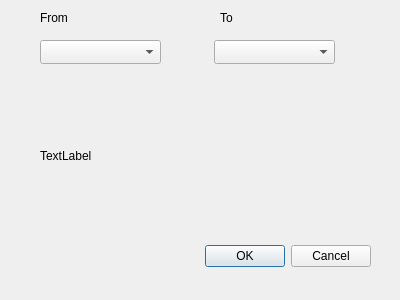
<?xml version="1.0" encoding="UTF-8"?>
<ui version="4.0">
 <class>RoutingTestDialog</class>
 <widget class="QDialog" name="RoutingTestDialog">
  <property name="geometry">
   <rect>
    <x>0</x>
    <y>0</y>
    <width>400</width>
    <height>300</height>
   </rect>
  </property>
  <property name="windowTitle">
   <string>Dialog</string>
  </property>
  <widget class="QDialogButtonBox" name="buttonBox">
   <property name="geometry">
    <rect>
     <x>30</x>
     <y>240</y>
     <width>341</width>
     <height>32</height>
    </rect>
   </property>
   <property name="orientation">
    <enum>Qt::Horizontal</enum>
   </property>
   <property name="standardButtons">
    <set>QDialogButtonBox::Cancel|QDialogButtonBox::Ok</set>
   </property>
  </widget>
  <widget class="QLabel" name="resultLabel">
   <property name="geometry">
    <rect>
     <x>40</x>
     <y>120</y>
     <width>301</width>
     <height>71</height>
    </rect>
   </property>
   <property name="text">
    <string>TextLabel</string>
   </property>
   <property name="wordWrap">
    <bool>true</bool>
   </property>
  </widget>
  <widget class="QComboBox" name="fromCombo">
   <property name="geometry">
    <rect>
     <x>40</x>
     <y>40</y>
     <width>121</width>
     <height>24</height>
    </rect>
   </property>
  </widget>
  <widget class="QComboBox" name="toCombo">
   <property name="geometry">
    <rect>
     <x>214</x>
     <y>40</y>
     <width>121</width>
     <height>24</height>
    </rect>
   </property>
  </widget>
  <widget class="QLabel" name="label">
   <property name="geometry">
    <rect>
     <x>40</x>
     <y>10</y>
     <width>55</width>
     <height>16</height>
    </rect>
   </property>
   <property name="text">
    <string>From</string>
   </property>
  </widget>
  <widget class="QLabel" name="label_2">
   <property name="geometry">
    <rect>
     <x>220</x>
     <y>10</y>
     <width>55</width>
     <height>16</height>
    </rect>
   </property>
   <property name="text">
    <string>To</string>
   </property>
  </widget>
 </widget>
 <resources/>
 <connections/>
</ui>
